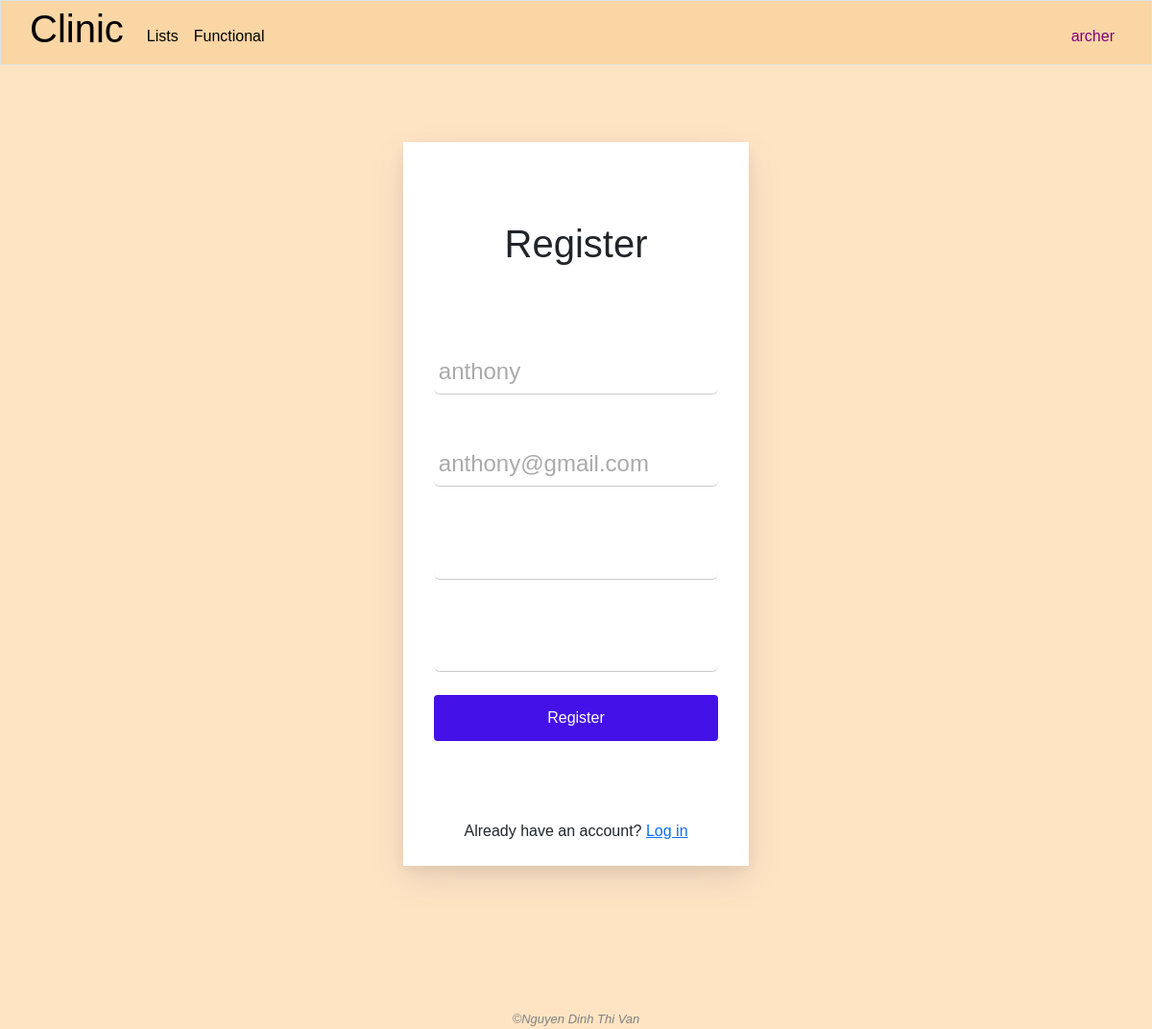
Page /register (signed in) on the earlier database version.
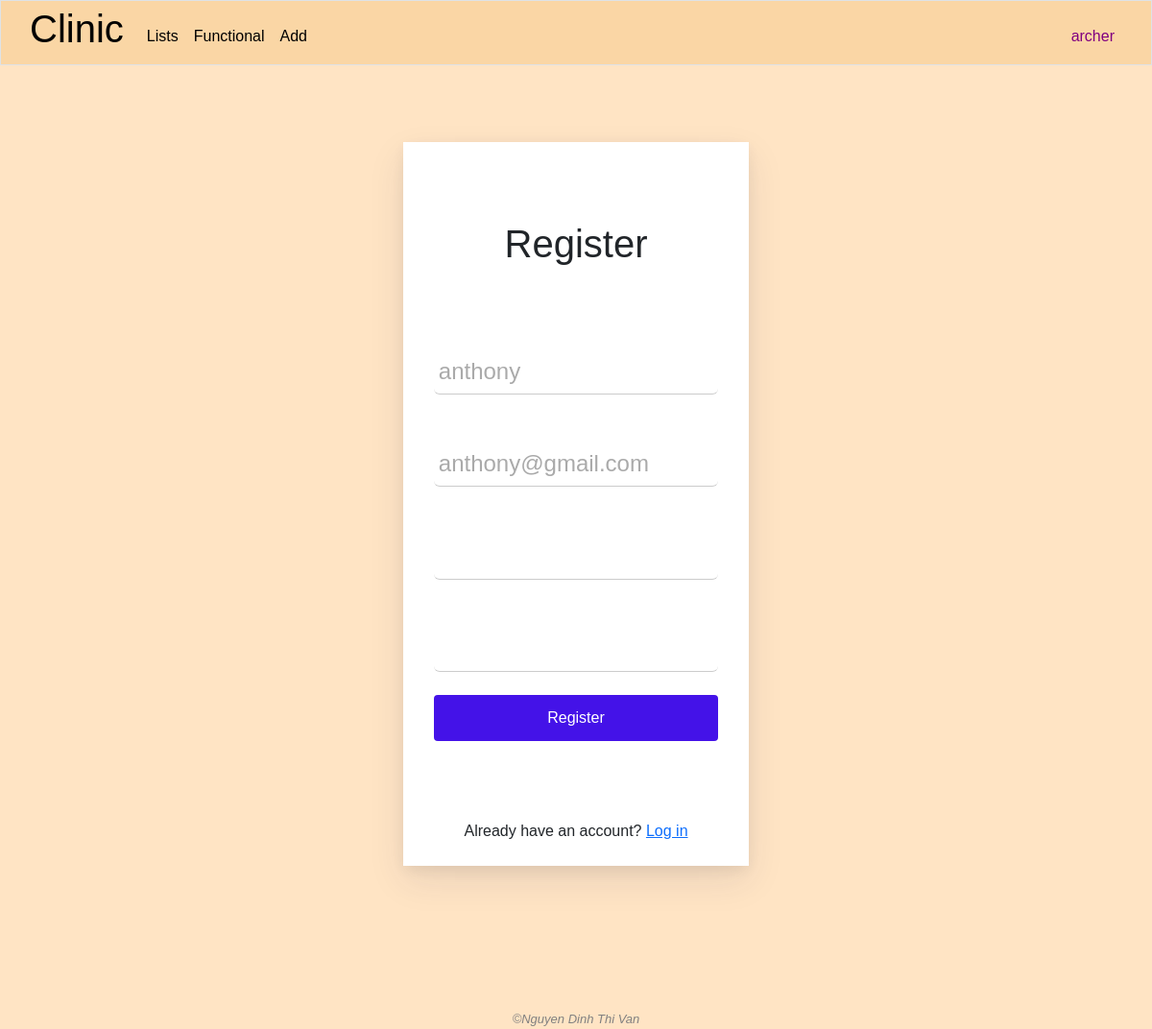
Same page on the later database version.
### clinic/views.py (the view)
# urls.py: path('register', views.register, name='register'),
def register(request):
    if request.method == 'POST':
        username = request.POST['username']
        email = request.POST['email']
        password = request.POST['password']
        confirm = request.POST['confirm']
        if not username or not email or not password or not confirm:
            return render(request, 'clinic/register.html', {
                'nay_message': 'Please fill all fields'
            })
        if password != confirm:
            return render(request, "clinic/register.html", {
                "nay_message": "Passwords do not match"
            })
        if not strong_password(password):
            return render(request, "clinic/register.html", {
                "nay_message": 'Password is not strong enough'
            })
        try:
            user = User.objects.create_user(username=username, email=email, password=password, management_right_level=1)
            login(request, user)
            request.session['yay_message'] = 'Registered successfully'
            return HttpResponseRedirect(reverse('index'))
        except IntegrityError:
            return render(request, "clinic/register.html", {
                "nay_message": "Username already taken"
            })
    else:
        return render(request, "clinic/register.html")

### clinic/templates/clinic/register.html (shortened to what this page needs)
{% extends "clinic/layout.html" %}
{% load static %}
{% block main %}
    <div class="general">
        <div class="form-container">
            <form id="register-form" action="{% url 'register' %}" method="post">
                <div class="container">
                    <h1>Register</h1>
                    <div class="form-group">
                        <input type="text" class="form-control" name="username" id="username" autocomplete="off" autofocus placeholder="anthony" tabindex="1" required>
                    </div>
                    <div class="form-group">
                        <input type="email" class="form-control" name="email" id="email" autocomplete="off" placeholder="anthony@gmail.com" tabindex="2" required>
                    </div>
                    <div class="form-group">
                        <input type="password" class="form-control" name="password" id="password" autocomplete="off" tabindex="3" required>
                    </div>
                    <div class="form-group">
                        <input type="password" class="form-control" name="confirm" id="confirm" autocomplete="off" tabindex="4" required>
                    </div>
                    <button>Register</button>
                </div>
                <div>
                    <p>Already have an account? <a href="{% url 'login' %}">Log in</a></p>
                </div>
            </form>
        </div>
    </div>
{% endblock %}

### clinic/templates/clinic/layout.html (shortened to what this page needs)
{% load static %}
<!DOCTYPE html>
<html lang="en">
    <head>
        <link rel="stylesheet" href="{% static 'clinic/bootstrap.css' %}">
        <link rel="stylesheet" href="{% static 'clinic/styles.css' %}">
    </head>
    <body>
        <nav class="navbar navbar-expand-lg navbar-custom border">
            <a class="navbar-brand" href="{% url 'index' %}"><span><h1>Clinic</h1></span></a>
            <div class="collapse navbar-collapse" id="navbar">
                <ul class="navbar-nav me-auto mt-2">
                    <li class="nav-item">
                        <div class="dropdown">
                            <button class="nav-link active" type="button" id="dropdownMenuButton3" data-bs-toggle="dropdown" aria-expanded="false">
                                Lists
                            </button>
                        </div>
                    </li>
                    {% if user.is_authenticated %}
                        <li class="nav-item">
                            <a class="nav-link active">
                                Functional
                            </a>
                        </li>
                        {% if user.management_right_level >= 2 %}
                        <li class="nav-item">
                            <div class="dropdown">
                                <button class="nav-link active" type="button" id="dropdownMenuButton1" data-bs-toggle="dropdown" aria-expanded="false">
                                    Add
                                </button>
                            </div>
                        </li>
                        {% endif %}
                    {% endif %}
                </ul>
                <ul class="navbar-nav ms-auto mt-2">
                    {% if user.is_authenticated %}
                        <li class="nav-item">
                            <div class="dropdown">
                                <button class="nav-link active" style="color: purple;" type="button" id="dropdownMenuButton2" data-bs-toggle="dropdown" aria-expanded="false">
                                    {{ user.username }}
                                </button>
                            </div>
                        </li>
                    {% else %}
                        <li class="nav-item">
                            <a class="nav-link active" href="{% url 'login' %}">
                                Log in
                            </a>
                        </li>
                    {% endif %}
                </ul>
            </div>
        </nav>
        <main>{% block main %}{% endblock %}</main>
        <footer class="text-center">
            &#169;Nguyen Dinh Thi Van
        </footer>
    </body>
</html>

Differences in the rows shown:
changed User "archer": management_right_level 1 → 2 (drawn)
Other differences:
text now shown: "Add"
